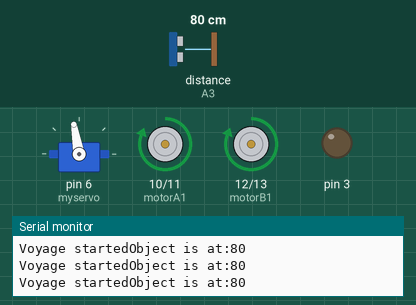
The sketch below on a simulated Arduino Uno, built with avr-gcc and run on an emulated ATmega328P. On the bench: servo, motor-driver pin pairs drawn as motors (green arrow = first pin HIGH = forward, orange = second pin HIGH = backward, longer = more drive), output pins drawn as LEDs (lit = HIGH), the last lines printed to the serial monitor. Inputs (shaded band) come from the test bench; at power-on: distance to the obstacle (sensor on A3) 80 cm. The echo pulse lasts 58.3 µs per cm.

Above: at 6.2 s.
6.3 s: distance to the obstacle (sensor on A3) set to 18 cm
7.8 s: distance to the obstacle (sensor on A3) set to 14 cm
At 8.2 s:
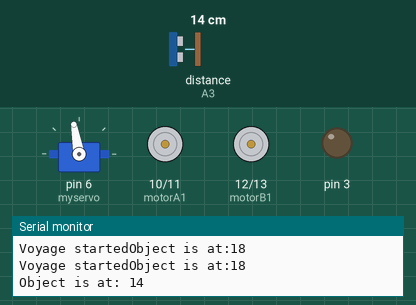
At 8.82 s:
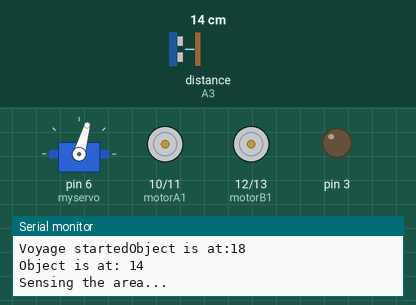
10.8 s: distance to the obstacle (sensor on A3) set to 35 cm
At 11.29 s:
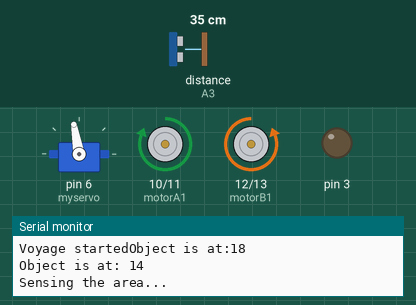
Timing chart, 0 to 13.8 s (numbered marks = the images above; inputs shaded):
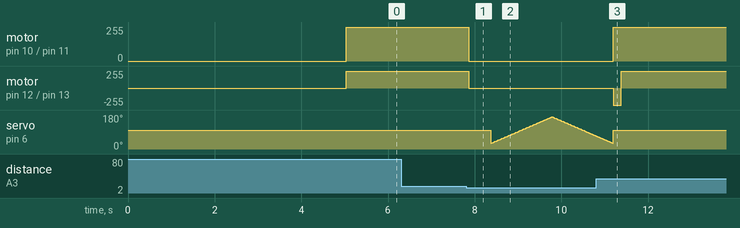

The sketch:

Autonomous_Rover.ino
```cpp
#include <Servo.h>
//#include <SoftwareSerial.h>
#include "Ultrasonic.h"
//#include "DHT.h"
//#define dht_pin=A0

//dht DHT;
//Constants - Connections
const int motorA1= 10;
const int motorA2= 11;
//const int enableA = 3;
const int motorB1= 12;
const int motorB2= 13;
//SoftwareSerial mySerial(0,1);//RX,TX
//const int enableB = 7;

Ultrasonic ultrasonic(A2 ,A3); //Create Ultrsonic object ultrasonic(trig pin,echo pin)
Servo myservo;          //Create Servo object to control a servo

//Variables
int distance;         //Variable to store distance from an object
int checkRight;
int checkLeft;
int pos=100;          //Variable to store the servo position. By default 90 degrees - sensor will 'look' forward
//int speedPWM = 255;   //Change speed (PWM max 255)

void setup()
{
  Serial.begin(9600);
  myservo.attach(6);      //Servo pin connected to pin 7
  myservo.write(pos);     // tell servo to go to position in variable 'pos'
  pinMode(3,OUTPUT);
  pinMode(motorA1,OUTPUT);
  pinMode(motorA2,OUTPUT);
  pinMode(motorB1,OUTPUT);
  pinMode(motorB2,OUTPUT);
  //pinMode(enableA, OUTPUT);
  //pinMode(enableB, OUTPUT);
  delay(5000); //Wait 5 seconds...
  distance = ultrasonic.Ranging(CM);
}

void loop(){
   //analogWrite(enableA, speedPWM);
    //analogWrite(enableB, speedPWM);
    //Read distance...
    //while(mySerial.available())
    //{
      //char state = mySerial.read();
      //if(state=='1')
      //{

      distance = ultrasonic.Ranging(CM); //Tip: Use 'CM' for centimeters or 'INC' for inches
    delay(20);
    //Check for objects...
    if (ultrasonic.Ranging(CM) > 15){
      forward();
      Serial.print("Voyage started");
      Serial.print("Object is at:");
      Serial.println(distance);
    }
    else if (ultrasonic.Ranging(CM) <=15){
      stop();
       Serial.print("Object is at: ");
      Serial.println(distance);//Object detected! Stop the robot and check left and right for the better way out!
       delay(500);
       Serial.println("Sensing the area...");
      for(pos = 30; pos < 170; pos += 1){  //goes from 0 degrees to 180 degrees
                myservo.write(pos);
                //digitalWrite(3,HIGH);//tell servo to go to position in variable 'pos'
                delay(10);                      //waits 10ms for the servo to reach the position
            }

            checkLeft = ultrasonic.Ranging(CM);   //Take distance from the left side

            for(pos = 170; pos>=30; pos-=1){     //goes from 180 degrees to 0 degrees
                myservo.write(pos);
                  //digitalWrite(3,HIGH);//tell servo to go to position in variable 'pos'
                delay(10);                      //waits 10ms for the servo to reach the position
            }

            checkRight= ultrasonic.Ranging(CM);

            myservo.write(100);                   // Sensor "look" forward again

            //Finally, take the right decision, turn left or right?
            if (checkLeft < checkRight){
              left();
              //digitalWrite(3,HIGH);
              //delay(500);
              //digitalWrite(3,LOW);// delay, change value if necessary to make robot turn.
              }
            else if (checkLeft > checkRight){
              right();
              // digitalWrite(3,HIGH);
              //delay(500);
              //digitalWrite(3,LOW); // delay, change value if necessary to make robot turn.
            }
            else if (checkLeft <=10 && checkRight <=10){
              backward(); //The road is closed... go back and then left ;)
              left();
            }
    }
    delay(150);

}
void forward(){

  digitalWrite(motorA1, HIGH);
  digitalWrite(motorA2, LOW);
  digitalWrite(motorB1, HIGH);
  digitalWrite(motorB2, LOW);
  //digitalWrite(3,HIGH);
  //delay(500);
  //digitalWrite(3,LOW);
}

void backward(){
  digitalWrite(motorA1, LOW);
  digitalWrite(motorA2, HIGH);
  digitalWrite(motorB1, LOW);
  digitalWrite(motorB2, HIGH);
}

void left(){
  digitalWrite(motorA1, HIGH);
  digitalWrite(motorA2, LOW);
  digitalWrite(motorB1, LOW);
  digitalWrite(motorB2, HIGH);
}

void right(){
  digitalWrite(motorA1, LOW);
  digitalWrite(motorA2, HIGH);
  digitalWrite(motorB1, HIGH);
  digitalWrite(motorB2, LOW);
}

void stop(){
  digitalWrite(motorA1, LOW);
  digitalWrite(motorA2, LOW);
  digitalWrite(motorB1, LOW);
  digitalWrite(motorB2, LOW);
  //digitalWrite(3,HIGH);
        //delay(200);
      //digitalWrite(3,LOW);
}
```

Measured:
- the behaviour switches between 16 and 15 cm on distance to the obstacle (sensor on A3) (found by bisection; images 0 and 1)
- after the input at 7.8 s, motor on pin 10 (motorA1) / pin 11 (motorA2), motor on pin 12 (motorB1) / pin 13 (motorB2): forward 255/255 → stopped after 0.07 s
- after the input at 10.8 s, motor on pin 10 (motorA1) / pin 11 (motorA2): stopped → forward 255/255 after 0.40 s; motor on pin 12 (motorB1) / pin 13 (motorB2): stopped → backward 255/255 after 0.40 s, → forward 255/255 0.18 s later; servo on pin 6 (myservo): goes on until 11.2 s, then stays 100°
